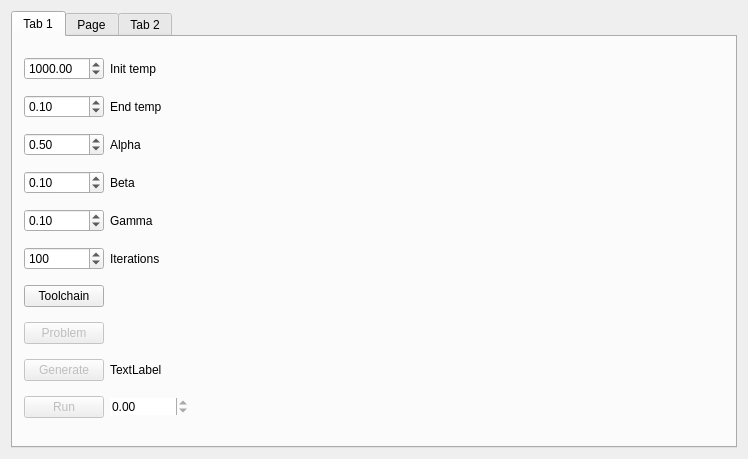
<?xml version="1.0" encoding="UTF-8"?>
<ui version="4.0">
 <class>Widget</class>
 <widget class="QWidget" name="Widget">
  <property name="geometry">
   <rect>
    <x>0</x>
    <y>0</y>
    <width>748</width>
    <height>459</height>
   </rect>
  </property>
  <property name="windowTitle">
   <string>Widget</string>
  </property>
  <layout class="QHBoxLayout" name="horizontalLayout">
   <item>
    <widget class="QTabWidget" name="tabWidget">
     <property name="currentIndex">
      <number>0</number>
     </property>
     <widget class="QWidget" name="tab">
      <attribute name="title">
       <string>Tab 1</string>
      </attribute>
      <layout class="QHBoxLayout" name="horizontalLayout_2" stretch="0,1">
       <item>
        <layout class="QGridLayout" name="gridLayout">
         <item row="9" column="0">
          <widget class="QPushButton" name="gen">
           <property name="enabled">
            <bool>false</bool>
           </property>
           <property name="text">
            <string>Generate</string>
           </property>
          </widget>
         </item>
         <item row="10" column="1">
          <widget class="QDoubleSpinBox" name="cost">
           <property name="enabled">
            <bool>true</bool>
           </property>
           <property name="frame">
            <bool>false</bool>
           </property>
           <property name="readOnly">
            <bool>true</bool>
           </property>
           <property name="maximum">
            <double>999999.000000000000000</double>
           </property>
          </widget>
         </item>
         <item row="4" column="1">
          <widget class="QLabel" name="label_2">
           <property name="text">
            <string>Gamma</string>
           </property>
          </widget>
         </item>
         <item row="1" column="1">
          <widget class="QLabel" name="label_5">
           <property name="text">
            <string>End temp</string>
           </property>
          </widget>
         </item>
         <item row="8" column="0">
          <widget class="QPushButton" name="problem">
           <property name="enabled">
            <bool>false</bool>
           </property>
           <property name="text">
            <string>Problem</string>
           </property>
          </widget>
         </item>
         <item row="1" column="0">
          <widget class="QDoubleSpinBox" name="endTemp">
           <property name="minimum">
            <double>0.010000000000000</double>
           </property>
           <property name="maximum">
            <double>9999.000000000000000</double>
           </property>
           <property name="singleStep">
            <double>0.010000000000000</double>
           </property>
           <property name="value">
            <double>0.100000000000000</double>
           </property>
          </widget>
         </item>
         <item row="5" column="1">
          <widget class="QLabel" name="label">
           <property name="text">
            <string>Iterations</string>
           </property>
          </widget>
         </item>
         <item row="2" column="1">
          <widget class="QLabel" name="label_4">
           <property name="text">
            <string>Alpha</string>
           </property>
          </widget>
         </item>
         <item row="10" column="0">
          <widget class="QPushButton" name="run">
           <property name="enabled">
            <bool>false</bool>
           </property>
           <property name="text">
            <string>Run</string>
           </property>
          </widget>
         </item>
         <item row="2" column="0">
          <widget class="QDoubleSpinBox" name="alpha">
           <property name="minimum">
            <double>0.010000000000000</double>
           </property>
           <property name="maximum">
            <double>0.990000000000000</double>
           </property>
           <property name="singleStep">
            <double>0.010000000000000</double>
           </property>
           <property name="value">
            <double>0.500000000000000</double>
           </property>
          </widget>
         </item>
         <item row="3" column="0">
          <widget class="QDoubleSpinBox" name="beta">
           <property name="minimum">
            <double>0.010000000000000</double>
           </property>
           <property name="maximum">
            <double>0.990000000000000</double>
           </property>
           <property name="singleStep">
            <double>0.010000000000000</double>
           </property>
           <property name="value">
            <double>0.100000000000000</double>
           </property>
          </widget>
         </item>
         <item row="5" column="0">
          <widget class="QSpinBox" name="iterations">
           <property name="maximum">
            <number>9999</number>
           </property>
           <property name="value">
            <number>100</number>
           </property>
          </widget>
         </item>
         <item row="4" column="0">
          <widget class="QDoubleSpinBox" name="gamma">
           <property name="minimum">
            <double>0.000000000000000</double>
           </property>
           <property name="maximum">
            <double>0.990000000000000</double>
           </property>
           <property name="singleStep">
            <double>0.010000000000000</double>
           </property>
           <property name="value">
            <double>0.100000000000000</double>
           </property>
          </widget>
         </item>
         <item row="0" column="0">
          <widget class="QDoubleSpinBox" name="initTemp">
           <property name="frame">
            <bool>true</bool>
           </property>
           <property name="readOnly">
            <bool>false</bool>
           </property>
           <property name="minimum">
            <double>1.000000000000000</double>
           </property>
           <property name="maximum">
            <double>9999.000000000000000</double>
           </property>
           <property name="value">
            <double>1000.000000000000000</double>
           </property>
          </widget>
         </item>
         <item row="7" column="0">
          <widget class="QPushButton" name="toolchain">
           <property name="text">
            <string>Toolchain</string>
           </property>
          </widget>
         </item>
         <item row="3" column="1">
          <widget class="QLabel" name="label_3">
           <property name="text">
            <string>Beta</string>
           </property>
          </widget>
         </item>
         <item row="0" column="1">
          <widget class="QLabel" name="label_6">
           <property name="text">
            <string>Init temp</string>
           </property>
          </widget>
         </item>
         <item row="9" column="1">
          <widget class="QLabel" name="label_status">
           <property name="text">
            <string>TextLabel</string>
           </property>
          </widget>
         </item>
        </layout>
       </item>
       <item>
        <widget class="QCustomPlot" name="plot" native="true"/>
       </item>
      </layout>
     </widget>
     <widget class="QWidget" name="tab_2">
      <property name="enabled">
       <bool>true</bool>
      </property>
      <attribute name="title">
       <string>Page</string>
      </attribute>
      <layout class="QGridLayout" name="gridLayout_2">
       <item row="0" column="0">
        <widget class="QCustomPlot" name="widget_2" native="true"/>
       </item>
      </layout>
     </widget>
     <widget class="QWidget" name="tab_3">
      <attribute name="title">
       <string>Tab 2</string>
      </attribute>
      <layout class="QHBoxLayout" name="horizontalLayout_4">
       <item>
        <layout class="QVBoxLayout" name="verticalLayout" stretch="0,1">
         <item>
          <layout class="QHBoxLayout" name="horizontalLayout_3" stretch="0,0,0,0">
           <item>
            <spacer name="horizontalSpacer_2">
             <property name="orientation">
              <enum>Qt::Horizontal</enum>
             </property>
             <property name="sizeHint" stdset="0">
              <size>
               <width>40</width>
               <height>20</height>
              </size>
             </property>
            </spacer>
           </item>
           <item>
            <widget class="QLabel" name="label_8">
             <property name="font">
              <font>
               <pointsize>15</pointsize>
               <weight>75</weight>
               <italic>false</italic>
               <bold>true</bold>
               <underline>false</underline>
               <strikeout>false</strikeout>
               <kerning>true</kerning>
              </font>
             </property>
             <property name="mouseTracking">
              <bool>false</bool>
             </property>
             <property name="text">
              <string>Tool route:</string>
             </property>
             <property name="alignment">
              <set>Qt::AlignCenter</set>
             </property>
            </widget>
           </item>
           <item>
            <widget class="QComboBox" name="comboBox_2">
             <property name="sizePolicy">
              <sizepolicy hsizetype="Preferred" vsizetype="Maximum">
               <horstretch>0</horstretch>
               <verstretch>0</verstretch>
              </sizepolicy>
             </property>
             <property name="layoutDirection">
              <enum>Qt::LeftToRight</enum>
             </property>
            </widget>
           </item>
           <item>
            <spacer name="horizontalSpacer">
             <property name="orientation">
              <enum>Qt::Horizontal</enum>
             </property>
             <property name="sizeHint" stdset="0">
              <size>
               <width>40</width>
               <height>20</height>
              </size>
             </property>
            </spacer>
           </item>
          </layout>
         </item>
         <item>
          <widget class="ToolPathWidget" name="widget" native="true"/>
         </item>
        </layout>
       </item>
      </layout>
     </widget>
    </widget>
   </item>
  </layout>
 </widget>
 <layoutdefault spacing="6" margin="11"/>
 <customwidgets>
  <customwidget>
   <class>QCustomPlot</class>
   <extends>QWidget</extends>
   <header>qcustomplot.h</header>
   <container>1</container>
  </customwidget>
  <customwidget>
   <class>ToolPathWidget</class>
   <extends>QWidget</extends>
   <header>toolpathwidget.h</header>
   <container>1</container>
  </customwidget>
 </customwidgets>
 <tabstops>
  <tabstop>toolchain</tabstop>
  <tabstop>beta</tabstop>
  <tabstop>alpha</tabstop>
  <tabstop>endTemp</tabstop>
  <tabstop>problem</tabstop>
  <tabstop>run</tabstop>
  <tabstop>initTemp</tabstop>
  <tabstop>gamma</tabstop>
  <tabstop>iterations</tabstop>
  <tabstop>cost</tabstop>
  <tabstop>gen</tabstop>
 </tabstops>
 <resources/>
 <connections>
  <connection>
   <sender>toolchain</sender>
   <signal>clicked()</signal>
   <receiver>Widget</receiver>
   <slot>selectToolchain()</slot>
   <hints>
    <hint type="sourcelabel">
     <x>73</x>
     <y>295</y>
    </hint>
    <hint type="destinationlabel">
     <x>152</x>
     <y>294</y>
    </hint>
   </hints>
  </connection>
  <connection>
   <sender>problem</sender>
   <signal>clicked()</signal>
   <receiver>Widget</receiver>
   <slot>selectProblem()</slot>
   <hints>
    <hint type="sourcelabel">
     <x>68</x>
     <y>335</y>
    </hint>
    <hint type="destinationlabel">
     <x>216</x>
     <y>337</y>
    </hint>
   </hints>
  </connection>
  <connection>
   <sender>run</sender>
   <signal>clicked()</signal>
   <receiver>Widget</receiver>
   <slot>run()</slot>
   <hints>
    <hint type="sourcelabel">
     <x>67</x>
     <y>419</y>
    </hint>
    <hint type="destinationlabel">
     <x>178</x>
     <y>415</y>
    </hint>
   </hints>
  </connection>
  <connection>
   <sender>gen</sender>
   <signal>clicked()</signal>
   <receiver>Widget</receiver>
   <slot>generate()</slot>
   <hints>
    <hint type="sourcelabel">
     <x>79</x>
     <y>379</y>
    </hint>
    <hint type="destinationlabel">
     <x>136</x>
     <y>384</y>
    </hint>
   </hints>
  </connection>
 </connections>
 <slots>
  <slot>selectToolchain()</slot>
  <slot>selectProblem()</slot>
  <slot>run()</slot>
  <slot>generate()</slot>
 </slots>
</ui>
